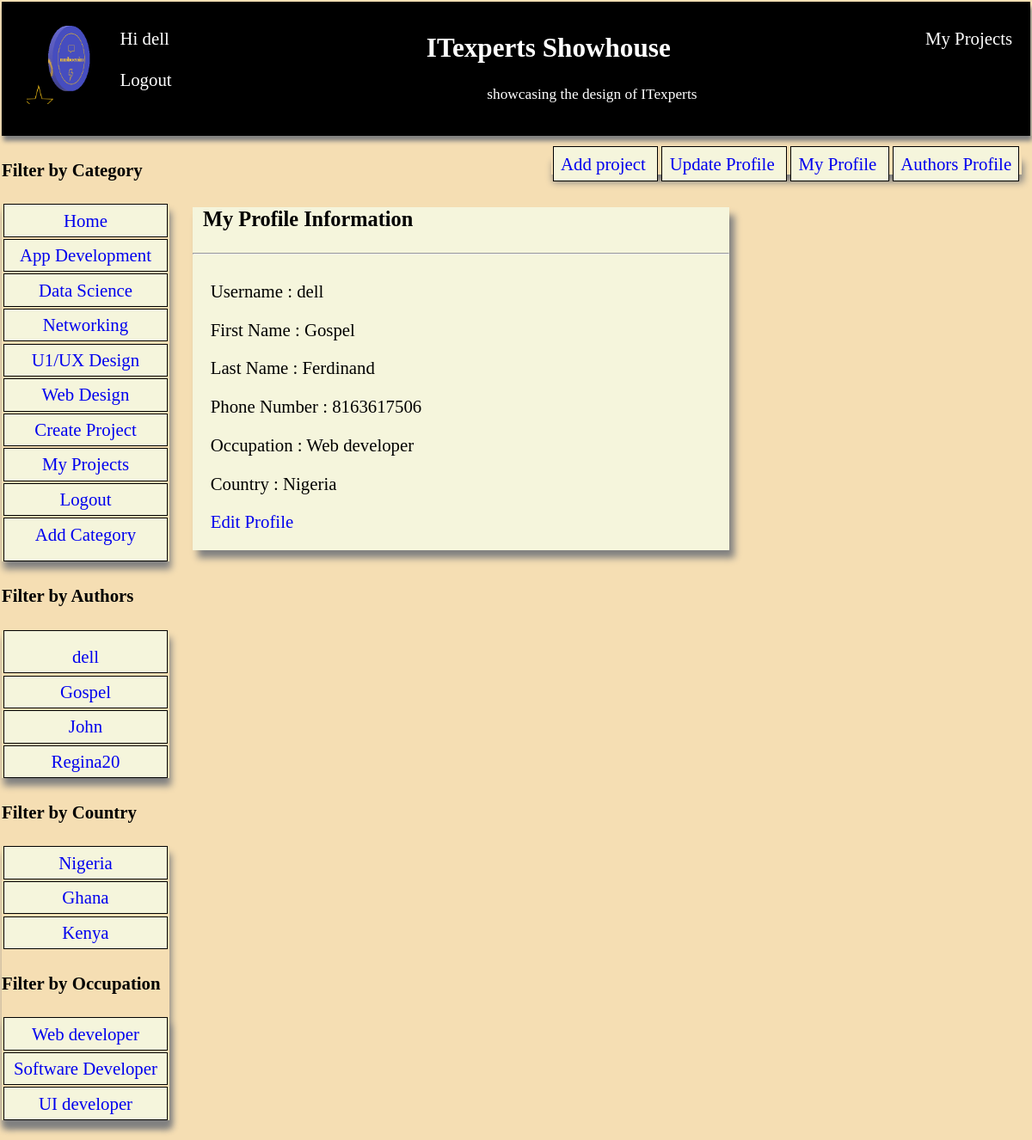
The page /myprofile/ (signed in) on the database its author committed.
### core/models.py (models this page shows, shortened)
class Category(models.Model):
    name = models.CharField(max_length=200, unique=True, null=True, blank=True)
    slug = models.SlugField(max_length=200, unique=True)
    class Meta:
        ordering = ['name']
        verbose_name = 'category'
        verbose_name_plural = 'categories'

class AuthorProfile(models.Model):
    user =models.ForeignKey(User, on_delete=models.CASCADE, null= True, blank = True, default=User)
    username = models.CharField(max_length=200)
    firstname = models.CharField(max_length=200)
    lastname =models.CharField(max_length=200)
    email = models.EmailField(max_length=200)
    phone = models.IntegerField()
    country = models.CharField(max_length=200)
    occupation = models.CharField(max_length=200,null = True)
    secretword = models.CharField(max_length=200)

### core/views.py (the view)
# urls.py: path('myprofile/', views.Myprofile.as_view(), name='myprofile'),
class Myprofile(LoginRequiredMixin, ListView):
    model =AuthorProfile
    template_name = 'myprofile.html'
    context_object_name ='myprofile'
    def get_context_data(self, **kwargs):
        context = super().get_context_data(**kwargs)
        context['myprofile'] = context['myprofile'].filter(user=self.request.user)
        context['categories'] = Category.objects.all()
        context['authorcountry'] = AuthorProfile.objects.all()
        context['users'] = User.objects.all()
        return context

### core/templates/myprofile.html (shortened to what this page needs)
<head>
</head>
{% extends 'base.html' %}
{% block content %}
<ul  class='navauthor' style = 'padding-left:0; margin-left:0.5em;box-shadow: 2px 9px 8px grey;  float: right; list-style-type: none;'>
    <li><a  href ='{% url "create"  %} '> Add project </li>
      <li> <a  href='{% url "createprofile"   %}'>Update Profile </a></li>
     <li> <a href ='{% url "myprofile"  %}'>My Profile </a></li>
    {% if request.user.is_superuser %}
     <li> <a href ='{% url "allprofiles"  %}'>Authors Profile </a></li>
     {% endif %}
    </ul>
<div style='box-shadow: 6px 9px 8px grey; background: beige;
max-width: 30em; borer:  solid black; margin-top: 4em; '>
<h3 style='padding-left: 0.5em;'> My Profile Information </h3>
<hr>
<ul class='profnav' style='list-style-type: none; padding: 0.5em;'>
{% for prof in myprofile %}
<li style='padding-top:0em; '> Username : {{request.user}}</li>
<li> First Name : {{prof.firstname}}</li>
<li> Last Name : {{prof.lastname}}</li>
<li> Phone Number : {{prof.phone}}</li>
<li> Occupation : {{prof.occupation}}</li>
<li> Country : {{prof.country}}</li>
<li><a href='{% url "updateprofile" prof.id  %}'> Edit Profile </a></li>
{% endfor %}
</ul>
</div>
{% endblock %}

### core/templates/base.html (shortened to what this page needs)
<head>
</head>
<body style ='margin: 0em; padding: 0.1em; font-size: 1.3em; ' >
    <header style= 'box-shadow: 2px 6px 5px grey;margin: 0em; padding-left: 1em; padding-right: 1em; padding-top: 0.5em; height: 7em;
    background: black; color: white;'>
    <img style="float: left; margin: 0.4em; width: 100px; height: 100px;" src ="media/media/Untitled.png">
    {% if request.user.is_authenticated %}
<p style='float:left;' >Hi <a style ='color: white;' href='{% url "author" %}'>{{request.user}}</a><br><br>
 <a style='color: white;' href='{% url "logout" %}'>Logout </a></p>
 <p><a style='color: white; float: right;' href='{% url "author" %}'>My Projects </a><p>
    {% else %}
    <p style ='float: right;'><a href='{% url "login" %}' >Login </a></p>
    {% endif %}
        <h2 style='text-align: center'><a style='color: white;' href='{% url "home" %}'>ITexperts Showhouse</a></h2>
<p style='text-align: center'> <small>showcasing the design of ITexperts </small></p>
    </header>
<div class ='cover'>
<nav>
    <h4> Filter by Category </h4>
    <ul class='nav' style='list-style-type : none; padding: 0; margin-left: 0em;'>
        <li><a href="{% url 'home' %}" > Home</a></li>
        {%  if categories %}
        {% for category in categories %}
<li><a href="{% url 'category' category.slug %}"> {{category.name}}</a></li>
{% endfor %}
{% endif %}
        <li><a href="{% url 'create' %}" > Create Project</a></li>
        {% if request.user.is_authenticated %}
        <li><a href="{% url 'author' %}" > My Projects</a></li>
        {% endif %}
        <li><a href="{% url 'logout' %}" > Logout</a></li>
        {% if request.user.is_superuser %}
        <li> <a href ="{% url 'createcate' %}"> Add  Category <a></li>
            {% endif %}
        </ul>
<h4> Filter by Authors </h4>
<ul class='nav' style='list-style-type : none; padding: 0; margin-left: 0em;' >
    {% for author in users %}
    <li><a  href ='{% url "allposts"  author.pk %} '> {{author.username}}</a></li>
    {% endfor %}
</ul>
<h4> Filter by Country </h4>
<ul class='nav' style='list-style-type : none; padding: 0; margin-left: 0em;' >
    {% for post in authorcountry  %}
    <li><a  href ='{% url "allposts" post.pk   %} '> {{post.country}}</a></li>
    {% endfor %}
    <h4> Filter by Occupation </h4>
<ul class='nav' style='list-style-type : none; padding: 0; margin-left: 0em;' >
    {% for post in authorcountry  %}
    <li><a  href ='{% url "allposts" post.pk %} '> {{post.occupation}}</a></li>
    {% endfor %}
</ul>
</nav>
<section style='padding-right: 0.5em'>
{% block content %}
{% endblock %}
</section>
</div>

### core/templates/myprofile.html (style rules this page uses)
.profnav li { padding: 0.5em; }

### core/templates/base.html (style rules this page uses)
body { background: wheat; }
.nav { box-shadow: 2px 9px 8px grey; }
.nav li { background: beige; margin: 0.1em; text-align: center; border: 1px solid black; }
.navauthor { box-shadow: 2px 9px 8px grey; }
.navauthor li { display: inline; padding: 0.4em; background: beige; margin: 0.1em; text-align: center; border: 1px solid black; }
a { text-decoration: none; }
.nav li a { padding: 0.3em; display: block; }
.cover { display: grid; grid-template-columns: 2fr 10fr; grid-gap: 1.3em; }

### rows shown on the page
Category: name "App Development"
Category: name "Data Science"
Category: name "Networking"
Category: name "U1/UX Design"
Category: name "Web Design"
AuthorProfile: country "Nigeria", occupation "Web developer", firstname "Gospel", lastname "Ferdinand", phone "8163617506"
AuthorProfile: country "Ghana", occupation "Software Developer"
AuthorProfile: country "Kenya", occupation "UI developer"

### other values the page prints
{{ request.user }} "dell"
{{ author.username }} "dell"
{{ author.username }} "Gospel"
{{ author.username }} "John"
{{ author.username }} "Regina20"
